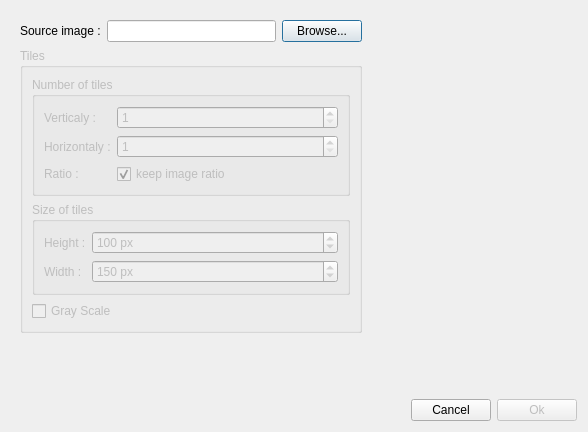
<?xml version="1.0" encoding="UTF-8"?>
<ui version="4.0">
 <class>Dialog</class>
 <widget class="QDialog" name="Dialog">
  <property name="geometry">
   <rect>
    <x>0</x>
    <y>0</y>
    <width>588</width>
    <height>432</height>
   </rect>
  </property>
  <property name="windowTitle">
   <string>Dialog</string>
  </property>
  <layout class="QVBoxLayout" name="verticalLayout">
   <item>
    <layout class="QHBoxLayout" name="horizontalLayout_2">
     <item>
      <widget class="QScrollArea" name="scrollArea">
       <property name="minimumSize">
        <size>
         <width>350</width>
         <height>0</height>
        </size>
       </property>
       <property name="frameShape">
        <enum>QFrame::NoFrame</enum>
       </property>
       <property name="frameShadow">
        <enum>QFrame::Sunken</enum>
       </property>
       <property name="lineWidth">
        <number>0</number>
       </property>
       <property name="horizontalScrollBarPolicy">
        <enum>Qt::ScrollBarAlwaysOff</enum>
       </property>
       <property name="sizeAdjustPolicy">
        <enum>QAbstractScrollArea::AdjustToContentsOnFirstShow</enum>
       </property>
       <property name="widgetResizable">
        <bool>true</bool>
       </property>
       <widget class="QWidget" name="scrollAreaWidgetContents">
        <property name="geometry">
         <rect>
          <x>0</x>
          <y>0</y>
          <width>362</width>
          <height>379</height>
         </rect>
        </property>
        <layout class="QVBoxLayout" name="verticalLayout_5">
         <item>
          <layout class="QVBoxLayout" name="verticalLayout_2">
           <item>
            <layout class="QHBoxLayout" name="horizontalLayout_4">
             <item>
              <widget class="QLabel" name="label_2">
               <property name="text">
                <string>Source image :</string>
               </property>
              </widget>
             </item>
             <item>
              <widget class="QLineEdit" name="le_im_path"/>
             </item>
             <item>
              <widget class="QPushButton" name="pb_browse">
               <property name="sizePolicy">
                <sizepolicy hsizetype="Minimum" vsizetype="Fixed">
                 <horstretch>0</horstretch>
                 <verstretch>0</verstretch>
                </sizepolicy>
               </property>
               <property name="text">
                <string>Browse...</string>
               </property>
              </widget>
             </item>
            </layout>
           </item>
           <item>
            <widget class="QGroupBox" name="groupBox_Tiles">
             <property name="enabled">
              <bool>false</bool>
             </property>
             <property name="title">
              <string>Tiles</string>
             </property>
             <layout class="QVBoxLayout" name="verticalLayout_4">
              <item>
               <widget class="QGroupBox" name="groupBox">
                <property name="title">
                 <string>Number of tiles</string>
                </property>
                <layout class="QVBoxLayout" name="verticalLayout_3">
                 <item>
                  <layout class="QFormLayout" name="formLayout_2">
                   <item row="1" column="0">
                    <widget class="QLabel" name="label_4">
                     <property name="text">
                      <string>Horizontaly :</string>
                     </property>
                    </widget>
                   </item>
                   <item row="1" column="1">
                    <widget class="QSpinBox" name="sb_im_h">
                     <property name="minimum">
                      <number>1</number>
                     </property>
                    </widget>
                   </item>
                   <item row="0" column="0">
                    <widget class="QLabel" name="label_5">
                     <property name="text">
                      <string>Verticaly :</string>
                     </property>
                    </widget>
                   </item>
                   <item row="0" column="1">
                    <widget class="QSpinBox" name="sb_im_v">
                     <property name="minimum">
                      <number>1</number>
                     </property>
                    </widget>
                   </item>
                   <item row="2" column="1">
                    <widget class="QCheckBox" name="cb_keep_aspect_ratio">
                     <property name="text">
                      <string>keep image ratio</string>
                     </property>
                     <property name="checked">
                      <bool>true</bool>
                     </property>
                    </widget>
                   </item>
                   <item row="2" column="0">
                    <widget class="QLabel" name="label_3">
                     <property name="text">
                      <string>Ratio :</string>
                     </property>
                    </widget>
                   </item>
                  </layout>
                 </item>
                </layout>
               </widget>
              </item>
              <item>
               <widget class="QGroupBox" name="groupBox_3">
                <property name="title">
                 <string>Size of tiles</string>
                </property>
                <layout class="QVBoxLayout" name="verticalLayout_6">
                 <item>
                  <layout class="QFormLayout" name="formLayout">
                   <item row="0" column="0">
                    <widget class="QLabel" name="label">
                     <property name="text">
                      <string>Height :</string>
                     </property>
                    </widget>
                   </item>
                   <item row="0" column="1">
                    <widget class="QSpinBox" name="sb_tile_height">
                     <property name="suffix">
                      <string> px</string>
                     </property>
                     <property name="minimum">
                      <number>2</number>
                     </property>
                     <property name="maximum">
                      <number>500</number>
                     </property>
                     <property name="singleStep">
                      <number>2</number>
                     </property>
                     <property name="value">
                      <number>100</number>
                     </property>
                    </widget>
                   </item>
                   <item row="1" column="0">
                    <widget class="QLabel" name="label_6">
                     <property name="text">
                      <string>Width :</string>
                     </property>
                    </widget>
                   </item>
                   <item row="1" column="1">
                    <widget class="QSpinBox" name="sb_tile_width">
                     <property name="suffix">
                      <string> px</string>
                     </property>
                     <property name="minimum">
                      <number>3</number>
                     </property>
                     <property name="maximum">
                      <number>750</number>
                     </property>
                     <property name="singleStep">
                      <number>3</number>
                     </property>
                     <property name="value">
                      <number>150</number>
                     </property>
                    </widget>
                   </item>
                  </layout>
                 </item>
                </layout>
               </widget>
              </item>
              <item>
               <widget class="QCheckBox" name="cb_grayscale">
                <property name="text">
                 <string>Gray Scale</string>
                </property>
               </widget>
              </item>
             </layout>
            </widget>
           </item>
           <item>
            <spacer name="verticalSpacer">
             <property name="orientation">
              <enum>Qt::Vertical</enum>
             </property>
             <property name="sizeHint" stdset="0">
              <size>
               <width>20</width>
               <height>40</height>
              </size>
             </property>
            </spacer>
           </item>
          </layout>
         </item>
        </layout>
       </widget>
      </widget>
     </item>
     <item>
      <widget class="QLabel" name="lb_Image">
       <property name="sizePolicy">
        <sizepolicy hsizetype="Expanding" vsizetype="Preferred">
         <horstretch>0</horstretch>
         <verstretch>0</verstretch>
        </sizepolicy>
       </property>
       <property name="minimumSize">
        <size>
         <width>100</width>
         <height>100</height>
        </size>
       </property>
       <property name="maximumSize">
        <size>
         <width>200</width>
         <height>200</height>
        </size>
       </property>
       <property name="text">
        <string notr="true"/>
       </property>
       <property name="scaledContents">
        <bool>false</bool>
       </property>
       <property name="alignment">
        <set>Qt::AlignCenter</set>
       </property>
      </widget>
     </item>
    </layout>
   </item>
   <item>
    <layout class="QHBoxLayout" name="horizontalLayout">
     <item>
      <spacer name="horizontalSpacer">
       <property name="orientation">
        <enum>Qt::Horizontal</enum>
       </property>
       <property name="sizeHint" stdset="0">
        <size>
         <width>40</width>
         <height>20</height>
        </size>
       </property>
      </spacer>
     </item>
     <item>
      <widget class="QPushButton" name="pb_cancel">
       <property name="text">
        <string>Cancel</string>
       </property>
      </widget>
     </item>
     <item>
      <widget class="QPushButton" name="pb_ok">
       <property name="enabled">
        <bool>false</bool>
       </property>
       <property name="text">
        <string>Ok</string>
       </property>
      </widget>
     </item>
    </layout>
   </item>
  </layout>
 </widget>
 <resources/>
 <connections/>
</ui>
